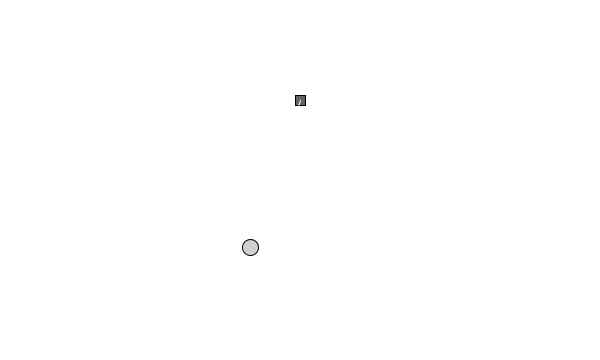
Frame 1 (no input)
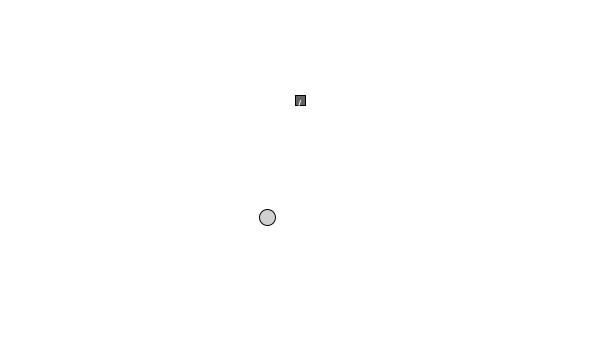
Frame 60 (the mouse pressed at the canvas centre just before this capture)
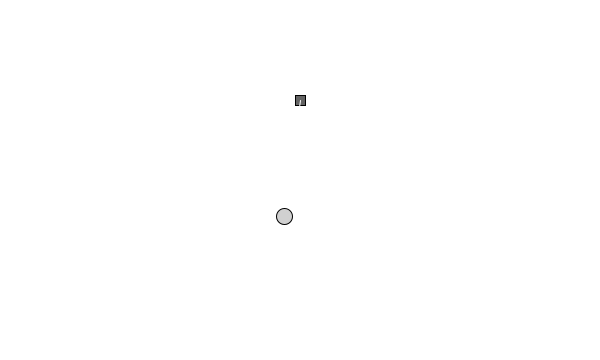
Frame 120 (the mouse held since frame 60 and released just before this capture)

The Processing sketch that drew these frames (run headless with seeded random() and noise(); from frame 60 on, the mouse is pressed at the canvas centre):

// Processing sketch: sketch_3_10_Spring
// ── sketch_3_10_Spring.pde
class Spring{

  PVector anchor;
  float len;
  float k = 0.05;
  
  Spring(float x, float y, float l){
    anchor = new PVector(x,y);
    len = l; 
  
  }
  
  void connect(Mover m){
  
    PVector force = PVector.sub(m.location, anchor);
    float d = force.mag();
    float stretch = d - len;
    force.normalize();
    force.mult(-1 * k * stretch);
    m.applyForce(force);
  }
  
  void display(){
    fill(100);
    rectMode(CENTER);
    rect(anchor.x,anchor.y,10,10);
  }
  
  void displayLine(Mover m){
  
    stroke(255);
    line(m.location.x,m.location.y,anchor.x,anchor.y);
  
  }

}


class Mover{
 
  PVector location;
  PVector velocity;
  PVector acceleration;
  float topspeed;
  float mass;
  
  
  Mover(float m, float x, float y){
   
    location = new PVector(x,y);
    velocity = new PVector(0,0);
    acceleration = new PVector(0,0);
    topspeed = 5;
    mass = m;
  }
  
  void update(){
   velocity.add(acceleration);
   velocity.limit(topspeed);
   location.add(velocity); 

    acceleration.mult(0);
  }
  
  void display(){
   stroke(0);
   fill(175,150);
   ellipse(location.x,location.y,mass*16,mass*16);
  }
  
  void applyForce(PVector force){
    PVector f = PVector.div(force,mass);
    acceleration.add(f);
    
  }
  
  void checkEdges(){
   if (location.x > width){
     location.x = width;
     velocity.x *= -1;
   }
   else if(location.x < 0){
     location.x = 0;
     velocity.x *= -1;
   }
   
   if (location.y > height){
     location.y = height;
     velocity.y *= -1;
   }
   else if(location.y < 0){
     location.y = 0;
     velocity.y *= -1;
   }
  }
}




Mover mover;
Spring spring;


void setup(){
  size(600,360);
  
  mover = new Mover(1,250,250);
  spring = new Spring(300,100,100);
  

}


void draw(){
 
  
  background(255);
  
  spring.connect(mover);
  
  PVector gravity = new PVector(0,0.01 * mover.mass);
  float c = 0.001;
  PVector friction = PVector.mult(mover.velocity,-1);
  friction.normalize();
  friction.mult(c);
  
  mover.applyForce(gravity);  
  mover.applyForce(friction);


    
    spring.display();
    spring.displayLine(mover);

    mover.update();
    mover.checkEdges();
    mover.display();
  
}
